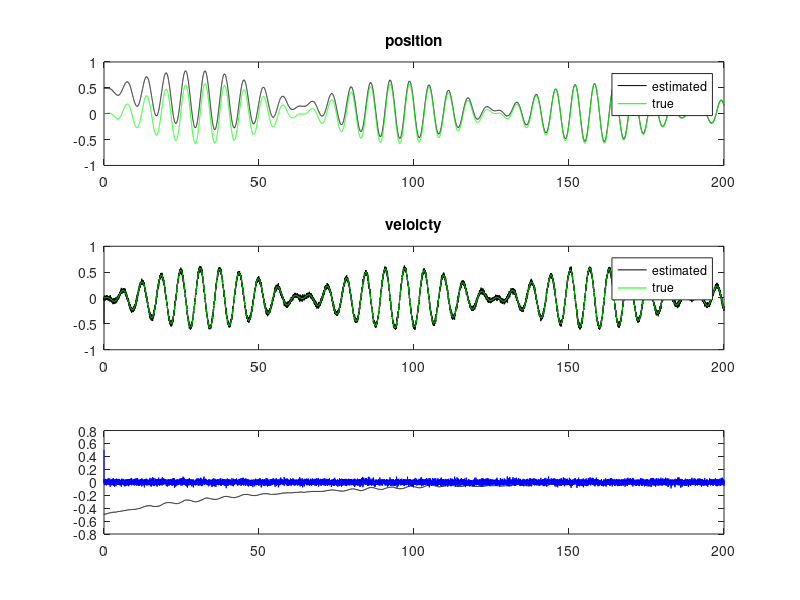

Here is the MATLAB script that generated this plot: (Note: this script raises an error after producing the figure.)
% Demonstration of how, for a system with kindly coupled dynamics,
% you can estimate absolute position from just velocity measurements.
% Observable is observable!

clear all;
close all;
clc

% x1dot = x2  (position velocity relationship)
% x2dot = -k*x1 -b*x2 + u  (simple linear system)
A_true = [0, 1; -2.3, -3.2];
B_true = [0; 1];
sys_true = ss(A_true, B_true, eye(2), 0)

% We'll push the system around in an interesting way
% to get some response data, the state x for T seconds
T = 200;
dt = 0.01;
t = [0 : dt : T];
u = 2 * sin(0.05*t) .* cos(t);
x = lsim(sys_true, u, t);
% plot(t, x(:,1), 'g', t, x(:,2), 'b', t, u, 'r')
% legend('position', 'velocity', 'input')

% Suppose we only have velocity readings
% and our model is imperfect
A = round(A_true);
B = B_true;
C = [0, 1];
D = 0;
sys = ss(A, B, C, D)

% Theory says it's fine
observability = rank(obsv(sys))

% Throw some noise on the velocity values from the previous sim
noise_mag = 0.03;
y = x(:,2) + noise_mag*randn(size(t))';

% Observer system
% change in xhat = predicted xhat + correction feedback
% xhatdot = A*xhat + L*(y - C*xhat)
%         = (A - LC)*xhat + L*y
observer_poles = [0.02; 220] .* eig(A);  % hand tuned
L = place(A', C', observer_poles)'
A_obs = A - L*C;
B_obs = L;
sys_obs = ss(A_obs, B_obs, eye(2), 0);

% Have it track state, with incorrect initial condition
xhat0 = [0.5, -0.5];
xhat = lsim(sys_obs, y, t, xhat0);

% Velocity filtering effect
figure;
subplot(3,1,2);
plot(t, xhat(:,2), 'k', t, x(:,2), 'g');
legend('estimated', 'true');
title('veloicty');

% Position reconstruction effect
subplot(3,1,1);
plot(t, xhat(:,1), 'k', t, x(:,1), 'g');
legend('estimated', 'true');
title('position');

% Estimation errors
subplot(3,1,3);
plot(t, x(:,1)-xhat(:,1), 'k', t, x(:,2)-xhat(:,2), 'b');
legend('position', 'velocity');
title('estimation erros');

rms_position_error = rms(x(:,1)-xhat(:,1))
rms_velocity_error = rms(x(:,2)-xhat(:,2))
